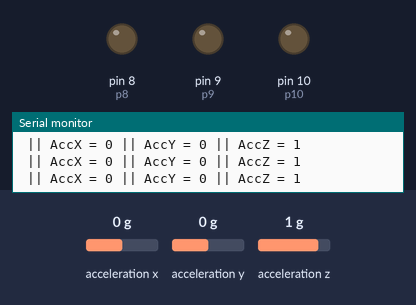
Simulated run of this sketch. Board: Arduino Uno, built with avr-gcc and run on an emulated ATmega328P. Parts: output pins drawn as LEDs (lit = HIGH), the last lines printed to the serial monitor. Wiring (inferred from the names in the program): MPU-6050 motion sensor at I2C address 0x68. The inputs (shaded band) are chosen by the test bench; at power-on: acceleration x 0 g, acceleration y 0 g, acceleration z 1 g.

Above: at 1.2 s.
1.3 s: acceleration x set to -1.4 g
At 2.6 s:
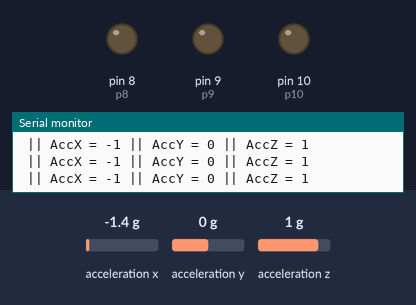
2.9 s: acceleration y set to -1.4 g
At 3.7 s:
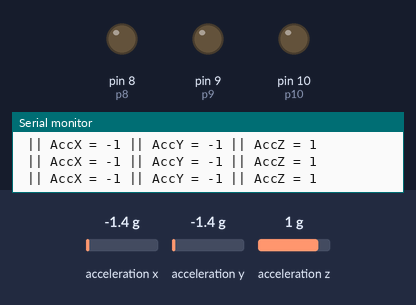
4.5 s: acceleration z set to -1.4 g
At 5.8 s:
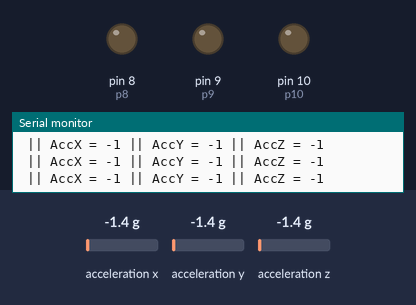
Timing chart, 0 to 7.5 s (numbered marks = the images above; inputs shaded):
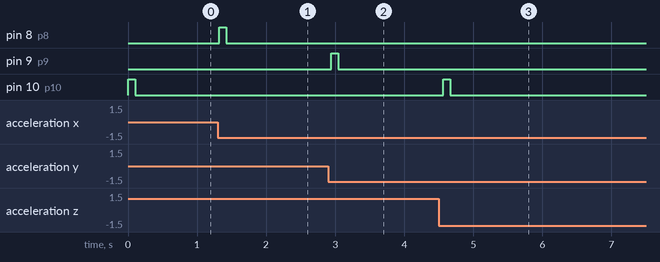

The sketch:

proj.ino
```cpp
 #include<Wire.h>

const int MPU6050_addr=0x68;

int16_t AccX,AccY,AccZ;
int AX=0,AY=0,AZ=0;
int p8=8,p9=9,p10=10;
void setup(){

  Wire.begin();

  Wire.beginTransmission(MPU6050_addr);

  Wire.write(0x6B);

  Wire.write(0);

  Wire.endTransmission(true);

  Serial.begin(9600);
  pinMode(p8,OUTPUT);
  pinMode(p9,OUTPUT);
  pinMode(p10,OUTPUT);

}

void loop(){

  Wire.beginTransmission(MPU6050_addr);
  Wire.write(0x3B);
  Wire.endTransmission(false);
  Wire.requestFrom(MPU6050_addr,6,true);
  AccX=Wire.read()<<8|Wire.read();
  if (AX != AccX/16384)
  {
    digitalWrite(p8,HIGH);
    }
    else{
      digitalWrite(p8,LOW);
      }
  AX=AccX/16384;

  AccY=Wire.read()<<8|Wire.read();
    if (AY != AccY/16384)
  {
    digitalWrite(p9,HIGH);
    }
    else{
      digitalWrite(p9,LOW);
      }
  AY=AccY/16384;
  AccZ=Wire.read()<<8|Wire.read();
    if (AZ != AccZ/16384)
  {
    digitalWrite(p10,HIGH);
    }
    else{
      digitalWrite(p10,LOW);
      }
  AZ=AccZ/16384;
  Serial.print(" || AccX = "); Serial.print(AX);
  Serial.print(" || AccY = "); Serial.print(AY);
  Serial.print(" || AccZ = "); Serial.println(AZ);
  delay(100);
}
```

Measured:
- after the input at 1.3 s, pin 8 (p8): LOW → HIGH at once, → LOW 0.10 s later
- after the input at 2.9 s, pin 9 (p9): LOW → HIGH at once, → LOW 0.10 s later
- after the input at 4.5 s, pin 10 (p10): LOW → HIGH after 0.07 s, → LOW 0.10 s later
